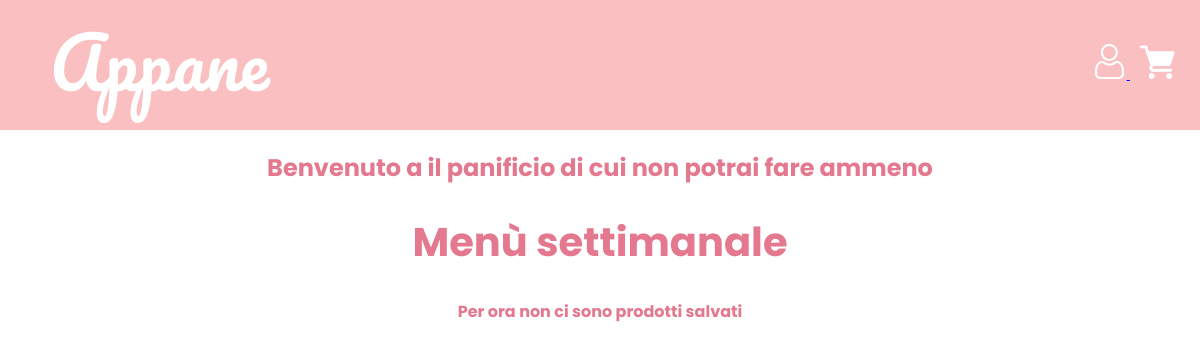
Before: / with the older database file.
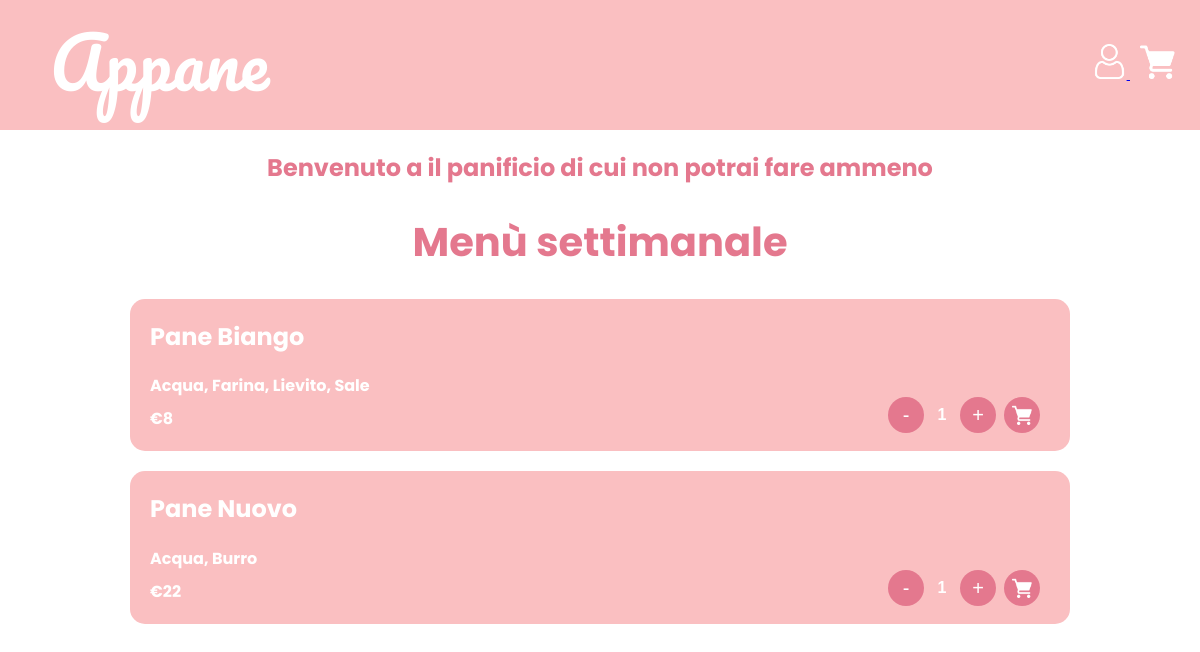
After: the same page with the newer database file.
### tables this page shows
CREATE TABLE `tmenu` (
  `idProdotto` int(11) DEFAULT NULL
);

CREATE TABLE `tprodotto` (
  `id` int(11) NOT NULL,
  `nome` varchar(255) NOT NULL,
  `prezzo` float NOT NULL
);

### index.php (the view, shortened to what this page needs)
<?php
require('includes/db.php');
include('includes/header.php');
function creaProd($id, $nome, $ingredienti, $prezzo)
{
    $string_ingredienti = implode(', ', $ingredienti);
    $nome_js = addslashes($nome);
    $ing_js  = addslashes($string_ingredienti);
    return "<div class='prodotto'>
                <h2>$nome</h2>
                <p>$string_ingredienti</p>
                <p>€$prezzo</p>
                <div class='counter'>
                    <button class='counter-btn' onclick='decrement($id)'>-</button>
                    <span class='counter-value' id='$id'>1</span>
                    <button class='counter-btn' onclick='increment($id)'>+</button>
                    <button class='cart-btn' onclick='addToCart($id, \"$nome_js\", $prezzo, \"$ing_js\")'>
                        <img src='grafica/img/cart.png' alt='Add to cart' class='cart-icon' />
                    </button>
                </div>
            </div>";
}
?>
<!DOCTYPE html>
<html lang="it">
<head>
    <link rel="stylesheet" href="grafica/style.css?v=<?php echo time();?>">
</head>
<body>
    <div class="welcomeText">
        <h2>Benvenuto a il panificio di cui non potrai fare ammeno</h2>
    </div>
    <div class="main-content">
        <h1>Menù settimanale</h1>
        <div class="menu">
            <?php
            $sqlMenu = "SELECT idProdotto FROM tmenu";
            $resultMenu = $conn->query($sqlMenu);
            if ($resultMenu->num_rows > 0) {
                while($rowIdProd = $resultMenu->fetch_assoc()){
                    $stmtProd = $conn->prepare("SELECT nome, prezzo FROM tprodotto WHERE id = ?");
                    $stmtProd->bind_param("i", $rowIdProd["idProdotto"]);
                    $stmtProd->execute();
                    $resultProd = $stmtProd->get_result();
                    if($resultProd->num_rows===1){
                        $rowProd = $resultProd->fetch_assoc();
                        $stmtIng = $conn->prepare("SELECT idIngrediente FROM tricetta WHERE idProdotto = ?");
                        $stmtIng->bind_param("i", $rowIdProd["idProdotto"]);
                        $stmtIng->execute();
                        $resultI = $stmtIng->get_result();
                        $ingredienti = [];
                        while ($rowI = $resultI->fetch_assoc()) {
                            $stmt = $conn->prepare("SELECT nome FROM tingrediente WHERE id = ?");
                            $stmt->bind_param("i", $rowI['idIngrediente']);
                            $stmt->execute();
                            $result = $stmt->get_result();
                            if($result->num_rows===1){
                                $ingredienti[] = $result->fetch_assoc()["nome"];
                            }
                        }
                        sort($ingredienti);
                        echo creaProd($rowIdProd["idProdotto"] ,$rowProd["nome"], $ingredienti,  $rowProd["prezzo"]);
                    }
                }
            } else {
                echo '<p> Per ora non ci sono prodotti salvati </p>';
            }
            ?>
        </div>
    </div>
</body>
</html>

### includes/header.php (shortened to what this page needs)
<div class="topbar">
    <h1><a href="../index.php" style="color: inherit; text-decoration: none;">Appane</a></h1>
    <div style="margin: auto 0;">
        <a href="<?php echo isset($_SESSION['user_id']) ? '/Account/profile.php' : '/Account/login.php'; ?>" class="button" style="margin-right: 10px;">
            <img src="/grafica/img/user.png" alt="user" class="header-icon">
        </a>
        <a href="/FRONT/cart.php" class="button">
            <img src="/grafica/img/cart.png" alt="cart" class="header-icon">
        </a>
    </div>
</div>

### grafica/style.css (style rules this page uses)
body { margin: 0; background-color: #fff; font-family: "Poppins", sans-serif; font-weight: 700; font-style: normal; }
.topbar { height: 130px; background: #fabfc1; display: flex; justify-content: space-between; padding: 0 25px; }
.topbar h1 { margin: 0; color: #fff; font-size: 70px; padding: 0 25px; font-family: "Pacifico", cursive; font-weight: 400; font-style: normal; }
.topbar .header-icon { height: 35px; }
.welcomeText h2 { text-align: center; color: #e4788e; }
.main-content h1 { text-align: center; font-size: 40px; color: #e4788e; }
.main-content p { text-align: center; color: #e4788e; }
.prodotto { width: 75%; margin-bottom: 20px; padding: 20px; border-radius: 15px; background-color: #fabfc1; justify-self: center; color: #fff; }
.prodotto h2 { margin-top: 0; }
.prodotto p { text-align: start; margin-bottom: 0; margin-top: 8px; color: #fff; }
.counter { display: flex; align-items: center; gap: 8px; background-color: none; padding: 6px 10px; border-radius: 50px; width: fit-content; float: right; position: relative; top: -40px; }
.counter-btn { width: 36px; height: 36px; border-radius: 50%; background-color: #e4788e; color: #ffffff; border: none; font-size: 20px; cursor: pointer; display: flex; align-items: center; justify-content: center; transition: background-color 0.2s ease; line-height: 1; }
.counter-value { color: #ffffff; font-size: 16px; font-weight: 600; min-width: 20px; text-align: center; font-family: sans-serif; }
.cart-btn { width: 36px; height: 36px; border-radius: 50%; background-color: #e4788e; color: #ffffff; border: none; font-size: 20px; cursor: pointer; display: flex; align-items: center; justify-content: center; transition: background-color 0.2s ease; line-height: 1; }
.cart-icon { width: 20px; object-fit: contain; }

Changed rows visible on the page:
added tmenu: idProdotto.nome "Pane Biango", string_ingredienti "Acqua, Farina, Lievito, Sale", idProdotto.prezzo "8"
added tmenu: idProdotto.nome "Pane Nuovo", string_ingredienti "Acqua, Burro", idProdotto.prezzo "22"
Other visible differences:
text no longer shown: "Per ora non ci sono prodotti salvati"
